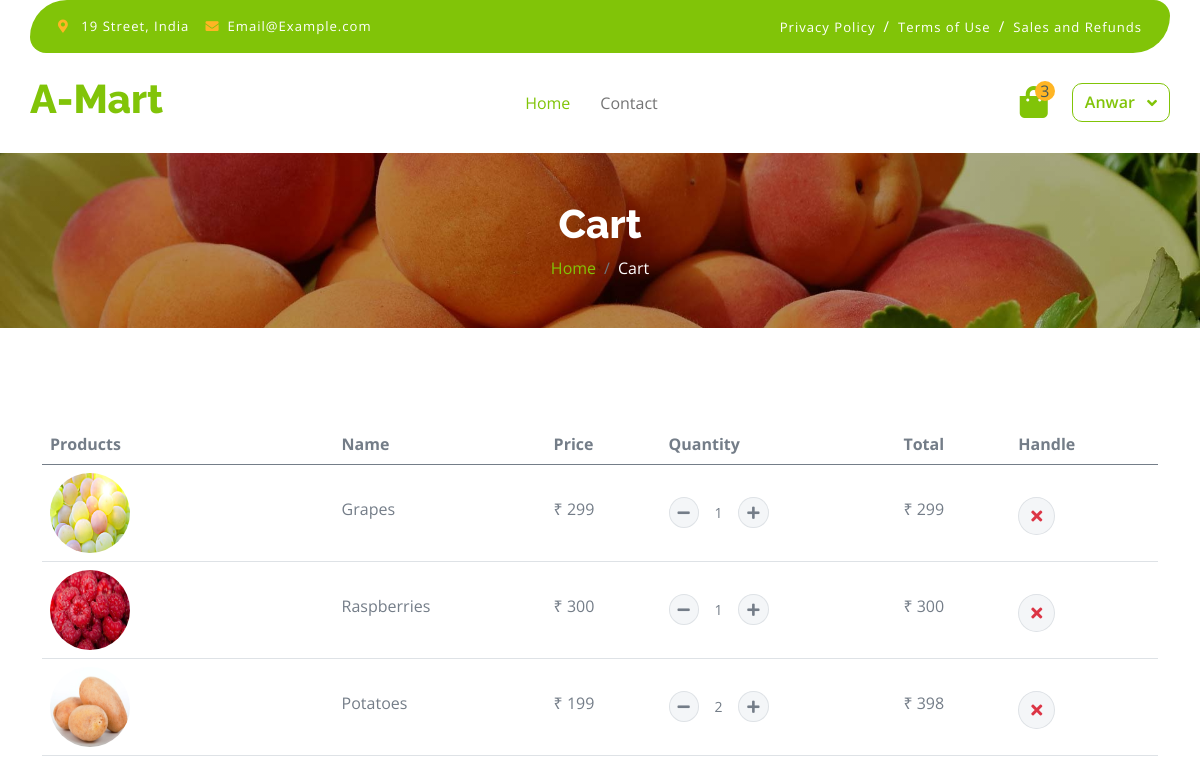
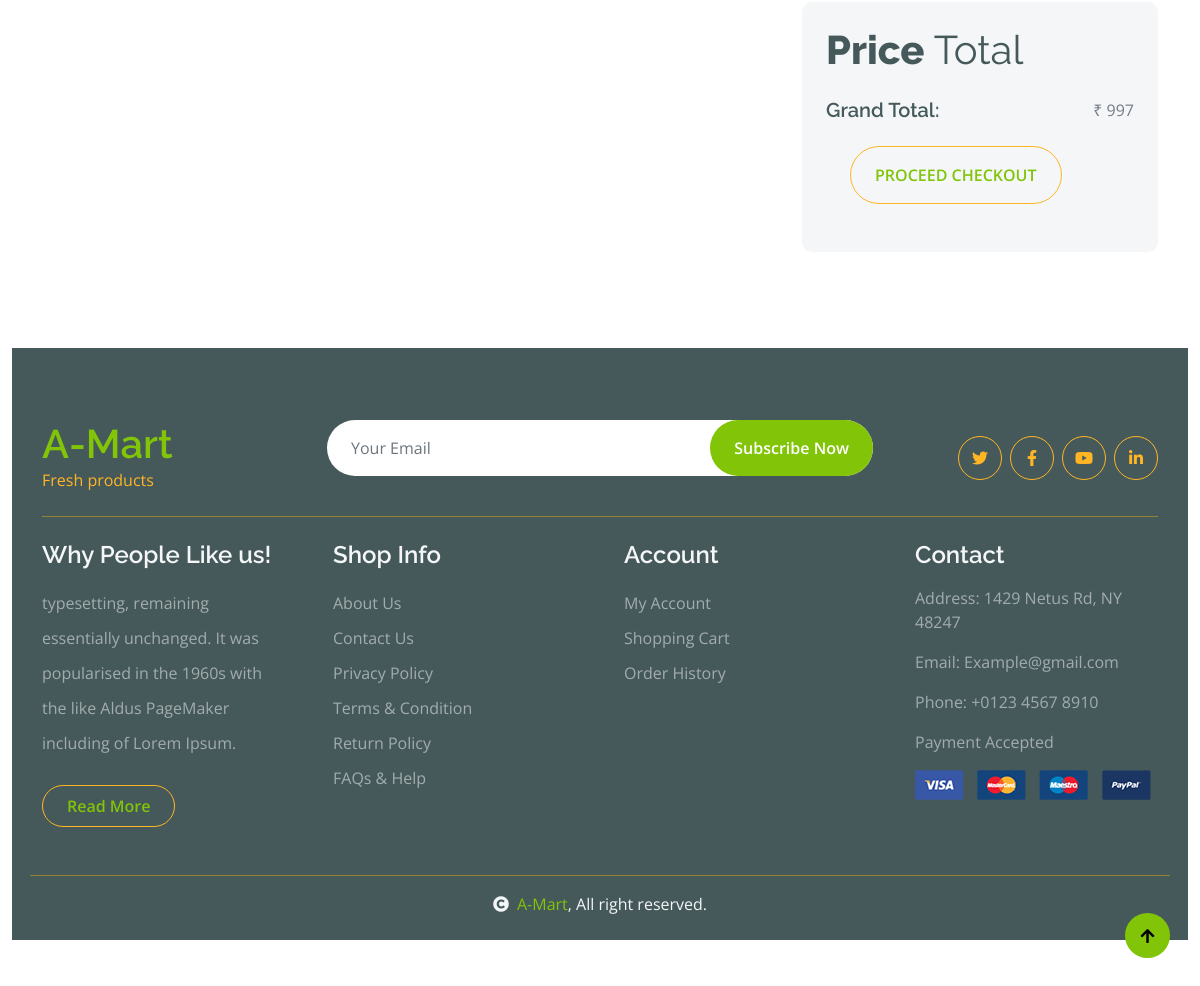
The app's page /cart/3/ (signed in) with its own data (2 pictures, top to bottom).
### mymart/models.py (models this page shows, shortened)
class Add_To_Cart(models.Model):
    user = models.ForeignKey(User,on_delete=models.CASCADE, null=True)
    product = models.ForeignKey(Product, on_delete=models.CASCADE, related_name='cart', null=False)
    quantity = models.IntegerField(default=1) #User order Quantity
    def total_price(self):
        return self.product.price * self.quantity

class Product(models.Model):
    product_name = models.CharField(max_length=100)
    short_discriptions = models.TextField()
    discriptions = models.TextField()
    prd_category = models.ForeignKey(Category, on_delete=models.CASCADE, null=True)
    price = models.DecimalField(max_digits=10, decimal_places=0)
    stock_quantity = models.IntegerField(default=0, blank=False, null=True)
    prd_weight = models.CharField(max_length=50, blank=False, null=True)
    product_slug = AutoSlugField(populate_from='product_name',unique=True,null=True,default=None)
    image_name = models.CharField(max_length=100, blank=True)
    created_at = models.DateField(auto_now_add=True)

### mymart/views.py (the view)
# urls.py: path('cart/<int:product_id>/',views.cart, name='cart'),
def cart(request, product_id=None):
    if product_id:
        product = Product.objects.get(id=product_id)
        cart_item, created = Add_To_Cart.objects.get_or_create(user=request.user, product=product)
        if not created:
            cart_item.quantity += 1
            cart_item.save()
    cart_items = Add_To_Cart.objects.filter(user=request.user)
    total_amount = sum(item.total_price() for item in cart_items)
    return render(request, 'cart.html', {'products': cart_items, 'total': total_amount})

### mymart/templates/cart.html (shortened to what this page needs)
{% load static %}
<!DOCTYPE html>
<html lang="en">
    <head>
        {% include 'head.html' %}
    </head>
    <body>
        {% include 'header.html' %}
        <div class="container-fluid page-header py-5">
            <h1 class="text-center text-white display-6">Cart</h1>
            <ol class="breadcrumb justify-content-center mb-0">
                <li class="breadcrumb-item"><a href="/">Home</a></li>
                <li class="breadcrumb-item active text-white">Cart</li>
            </ol>
        </div>
        <div class="container-fluid py-5">
            <div class="container py-5">
                <div class="table-responsive">
                    <table class="table">
                        <thead>
                          <tr>
                            <th scope="col">Products</th>
                            <th scope="col">Name</th>
                            <th scope="col">Price</th>
                            <th scope="col">Quantity</th>
                            <th scope="col">Total</th>
                            <th scope="col">Handle</th>
                          </tr>
                        </thead>
                        <tbody>
                                {% for item in products %}
                                <tr>
                                    <th scope="row">
                                        <div class="d-flex align-items-center">
                                            <img src="{%static 'img/'%}{{item.product.image_name}}.jpg" class="img-fluid me-5 rounded-circle" style="width: 80px; height: 80px;" alt="">
                                        </div>
                                    </th>
                                    <td>
                                        <p class="mb-0 mt-4">{{item.product.product_name}}</p>
                                    </td>
                                    <td>
                                        <p class="mb-0 mt-4">₹ {{item.product.price}}</p>
                                    </td>
                                    <td>
                                        <div class="input-group quantity mt-4" style="width: 100px;">
                                            <div class="input-group-btn">
                                                <a href="{% url 'update_quantity' item.id 'decrease' %}" class="btn btn-sm btn-minus rounded-circle bg-light border">
                                                    <i class="fa fa-minus"></i>
                                                </a>
                                            </div>
                                             <input type="text" class="form-control form-control-sm text-center bg-white border-0" value="{{ item.quantity }}" readonly>
                                            <div class="input-group-btn">
                                                 <a href="{% url 'update_quantity' item.id 'increase' %}" class="btn btn-sm btn-plus rounded-circle bg-light border">
                                                    <i class="fa fa-plus"></i>
                                                </a>
                                            </div>
                                        </div>
                                    </td>
                                    <td>
                                        <p class="mb-0 mt-4">₹ {{item.total_price}}</p>
                                    </td>
                                    <td>
                                       <a href="{% url 'delete_cart_item' item.id %}" class="btn btn-md rounded-circle bg-light border mt-4">
                                            <i class="fa fa-times text-danger"></i>
                                        </a>
                                    </td>
                                </tr>
                                {% endfor %}
                        </tbody>
                    </table>
                </div>
                {% if user.is_authenticated %}
                <div class="row g-4 justify-content-end">
                    <div class="col-8"></div>
                    <div class="col-sm-8 col-md-7 col-lg-6 col-xl-4">
                        <div class="bg-light rounded">
                            <div class="p-4">
                                <h1 class="display-6 mb-4">Price <span class="fw-normal">Total</span></h1>
                                <div class="d-flex justify-content-between mb-4">
                                    <h5 class="mb-0 me-4">Grand Total:</h5>
                                    <p class="mb-0">₹ {{ total }}</p>
                                </div>
                                <a class="btn border-secondary rounded-pill px-4 py-3 text-primary text-uppercase mb-4 ms-4" href="{% url 'chackout' %}">Proceed Checkout</a>
                        </div>
                    </div>
                </div>
                {% endif %}
            </div>
        </div>
       {% include 'footer.html' %}
    </body>
</html>

### mymart/templates/header.html (shortened to what this page needs)
<div class="container-fluid fixed-top">
    <div class="container topbar bg-primary d-none d-lg-block">
        <div class="d-flex justify-content-between">
            <div class="top-info ps-2">
                <small class="me-3"><i class="fas fa-map-marker-alt me-2 text-secondary"></i> <a href="#" class="text-white">19 Street, India</a></small>
                <small class="me-3"><i class="fas fa-envelope me-2 text-secondary"></i><a href="#" class="text-white">Email@Example.com</a></small>
            </div>
            <div class="top-link pe-2">
                <a href="#" class="text-white"><small class="text-white mx-2">Privacy Policy</small>/</a>
                <a href="#" class="text-white"><small class="text-white mx-2">Terms of Use</small>/</a>
                <a href="#" class="text-white"><small class="text-white ms-2">Sales and Refunds</small></a>
            </div>
        </div>
    </div>
    <div class="container px-0">
        <nav class="navbar navbar-light bg-white navbar-expand-xl">
            <a href="/" class="navbar-brand"><h1 class="text-primary display-6">A-Mart</h1></a>
            <div class="collapse navbar-collapse bg-white" id="navbarCollapse">
                <div class="navbar-nav mx-auto">
                    <a href="/" class="nav-item nav-link active">Home</a>
                    <a href="contact.html" class="nav-item nav-link">Contact</a>
                </div>
                <div class="d-flex m-3 me-0">
                    <a href="{% url 'view_cart' %}" class="position-relative me-4 my-auto">
                        <i class="fa fa-shopping-bag fa-2x"></i>
                        <span class="position-absolute bg-secondary rounded-circle d-flex align-items-center justify-content-center text-dark px-1" style="top: -5px; left: 15px; height: 20px; min-width: 20px;">{{products|length}}</span>
                    </a>
                    {% if user.is_authenticated %}
                        <div class="dropdown">
                            <button class="btn btn-outline-primary dropdown-toggle" type="button" id="userDropdown" data-bs-toggle="dropdown" aria-expanded="false">
                                {{ user.username|title }}
                            </button>
                        </div>
                    {% else %}
                        <a href="{% url 'login_view' %}" class="btn btn-outline-primary">Login</a>
                    {% endif %}
                </div>
            </div>
        </nav>
    </div>
</div>

### mymart/static/css/style.css (style rules this page uses)
.btn { font-weight: 600; transition: .5s; }
.btn.border-secondary { transition: 0.5s; }
.fixed-top { transition: 0.5s; background: var(--bs-white); border: 0; }
.topbar { padding: 20px; border-radius: 230px 100px; }
.topbar .top-info { font-size: 15px; line-height: 0; letter-spacing: 1px; display: flex; align-items: center; }
.topbar .top-link { font-size: 15px; line-height: 0; letter-spacing: 1px; display: flex; align-items: center; }
.topbar .top-link a { letter-spacing: 1px; }
.navbar .navbar-nav .nav-link { padding: 10px 15px; font-size: 16px; transition: .5s; }
.navbar { height: 100px; border-bottom: 1px solid rgba(255, 255, 255, .1); }
.navbar .navbar-nav .nav-link:hover, .navbar .navbar-nav .nav-link.active, .fixed-top.bg-white .navbar .navbar-nav .nav-link:hover, .fixed-top.bg-white .navbar .navbar-nav .nav-link.active { color: var(--bs-primary); }
.navbar .dropdown-toggle::after { border: none; content: "\f107"; font-family: "Font Awesome 5 Free"; font-weight: 700; vertical-align: middle; margin-left: 8px; }
.page-header { position: relative; background: linear-gradient(rgba(0, 0, 0, 0.3), rgba(0, 0, 0, 0.3)), url(../img/cart-page-header-img.jpg); background-position: center center; background-repeat: no-repeat; background-size: cover; }
@media (min-width: 992px) { .hero-header, .page-header { margin-top: 152px !important; } }

### records on screen
Add_To_Cart: product.image_name (picture), product.product_name "Grapes", product.price "299", quantity "1", total_price "299"
Add_To_Cart: product.image_name (picture), product.product_name "Raspberries", product.price "300", quantity "1", total_price "300"
Add_To_Cart: product.image_name (picture), product.product_name "Potatoes", product.price "199", quantity "2", total_price "398"

### other values on screen
{{ products|length }} "3"
{{ user.username|title }} "Anwar"
{{ total }} "997"
